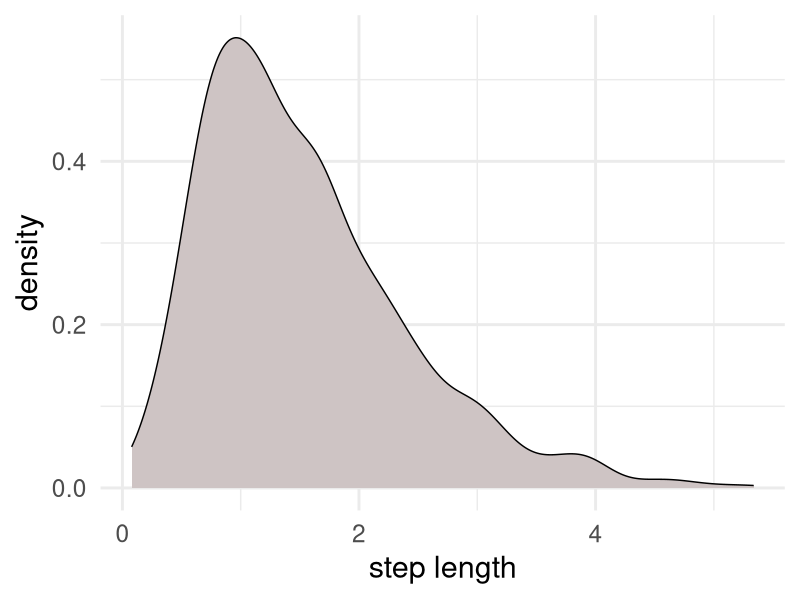
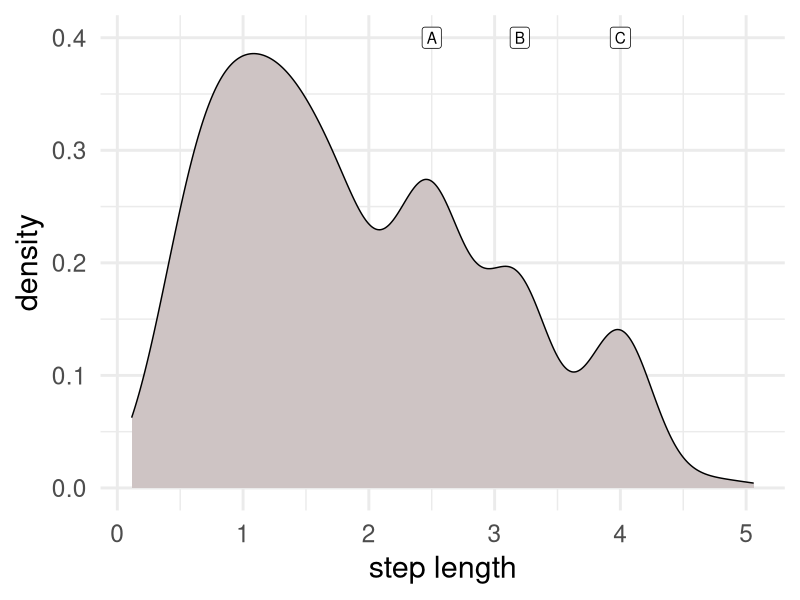
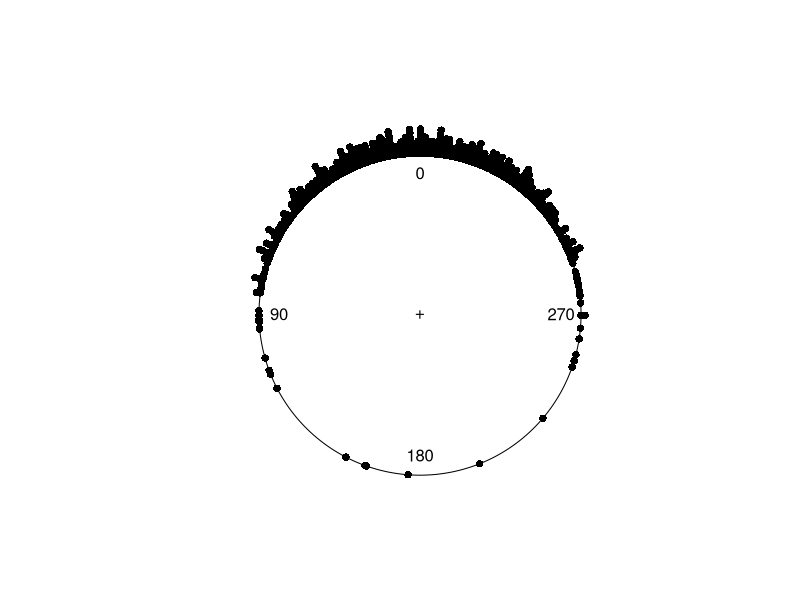
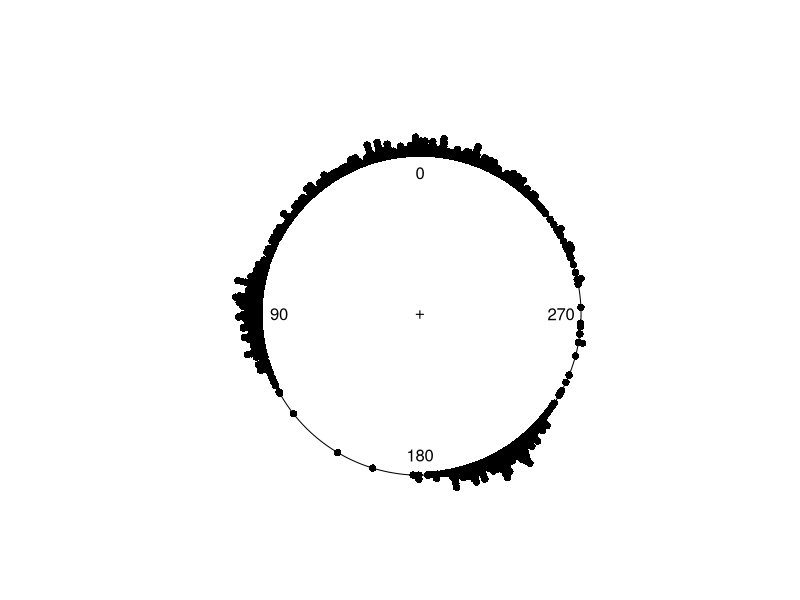

Generate these figures, in order, with R: (Note: this script raises an error after producing the figures.)
library(ggplot2)
library(circular)


prod_sl <- data.frame(x = rgamma(1e3, 3, 2)) |>
	ggplot(aes(x)) + geom_density(fill = '#cec4c4') +
	labs(x = 'step length', y = 'density') +
	theme_minimal(base_size = 22)
prod_sl

scr_sl <- data.frame(x = c(
	rgamma(1e3, 3, 2),
	rnorm(1e2, 2.5, 0.1),
	rnorm(1e2, 3.2, 0.1),
	rnorm(1e2, 4, 0.1))) |>
	ggplot(aes(x)) + geom_density(fill = '#cec4c4') +
	geom_label(data = data.frame(x = c(2.5, 3.2, 4), y = rep(0.4, 3), id = LETTERS[seq.int(3)]), aes(x, y, label = id)) +
 	labs(x = 'step length', y = 'density') +
	theme_minimal(base_size = 22)
scr_sl




rvonmises(1e3, circular(0), 3, control.circular=list(units="degrees")) |>
	plot(stack=TRUE, bins=1.4e3, xlim=c(-1,1), ylim=c(-1,1.3), zero = rad(90))

c(rvonmises(5e2, circular(0), 3, control.circular=list(units="degrees")),
	rnorm(3e2, rad(90), 0.2),
	rnorm(3e2, rad(210), 0.2)) |>
	plot(stack=TRUE, bins=1.4e3, xlim=c(-1,1), ylim=c(-1,1.3), zero = rad(90))


ggplot(data.table(
	x = as.integer(rvonmises(1e5, circular(0), 1, control.circular=list(units="degrees"))))[, .N, x][, .(x, density = N / .N)]) +
	geom_area(aes(x, density), size = 1, fill = 'black', alpha = 0.5) +
	coord_polar() +
	theme_minimal()


ggplot(data.table(
	x = as.integer(c(
		rvonmises(5e5, circular(0), 1, control.circular=list(units="degrees")),
		rnorm(0.5e5, rad(90), 0.2),
		rnorm(0.5e5, rad(210), 0.2)
	)))[, .N, x][, .(x, density = N / .N)]) +
	geom_area(aes(x, density), size = 1, fill = 'black', alpha = 0.5) +
	coord_polar() +
	theme_minimal()



ggplot(data.table(
	x = rvonmises(1e5, circular(0), 1, control.circular=list(units="degrees")) |> as.integer() |> cut(breaks = 120))[, .N, x][, .(x, density = N / .N)]) +
	geom_count(aes(x, density), size = 0.1, fill = 'grey') +
	# geom_area(aes(x, density), size = 1, fill = 'darkgrey') +
	coord_polar() +
	theme_minimal()




ggplot(data.table(
	x = as.integer(rvonmises(1e5, circular(0), 3, control.circular=list(units="degrees"))))[, .N, x]) +
	geom_point(aes(x = x, y = N)) +
	coord_polar() +
	labs(x = '', y = '') +
	scale_x_continuous(n.breaks = 20) +
	theme_minimal() +
	theme(axis.text.y = element_blank())


ggplot(data.table(
	x = as.integer(c(rvonmises(5e2, circular(0), 3, control.circular=list(units="degrees")),
				rnorm(3e2, rad(90), 0.2),
				rnorm(3e2, rad(210), 0.2))))[, .N, x]) +
	geom_density(aes(x = x, y = N)) +
	coord_polar() +
	labs(x = '', y = '') +
	scale_x_continuous(n.breaks = 20) +
	theme_minimal() +
	theme(axis.text.y = element_blank())
